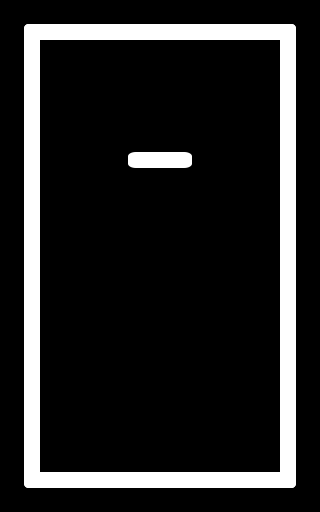

A 2D game scene composited from a Tiled map and its tileset images. What follows is a short description and the map's XML, with every tile layer's data as written:
An orthogonal 5x8 tile map with 64x64 px tiles, 1 tile layer (Tile Layer 1) and 7 objects.

<map version="1.0" tiledversion="1.1.6" orientation="orthogonal" renderorder="right-down" width="5" height="8" tilewidth="64" tileheight="64" infinite="0" nextobjectid="56">
 <properties>
  <property name="hue" type="int" value="180" />
 </properties>
 <tileset firstgid="1" source="tileset.tsx" />
 <layer name="Tile Layer 1" width="5" height="8">
  <data encoding="csv">
12,7,7,7,11,
15,0,0,0,15,
15,0,5,0,15,
15,0,0,0,15,
15,0,0,0,15,
15,0,0,0,15,
15,0,0,0,15,
10,7,7,7,9
</data>
 </layer>
 <objectgroup name="Static">
  <object id="52" x="129" y="155" width="64" height="16" />
  <object id="53" x="279" y="41" width="14" height="444" />
  <object id="54" x="41" y="473" width="236" height="16" />
 </objectgroup>
 <objectgroup name="Dynamic">
  <object id="48" x="23" y="23" width="272" height="16" />
  <object id="51" x="23" y="39" width="18" height="450" />
 </objectgroup>
 <objectgroup name="Player">
  <object id="46" x="128" y="90" width="64" height="64" />
 </objectgroup>
 <objectgroup name="Finish">
  <object id="47" x="96" y="345" width="128" height="128" />
 </objectgroup>
</map>
